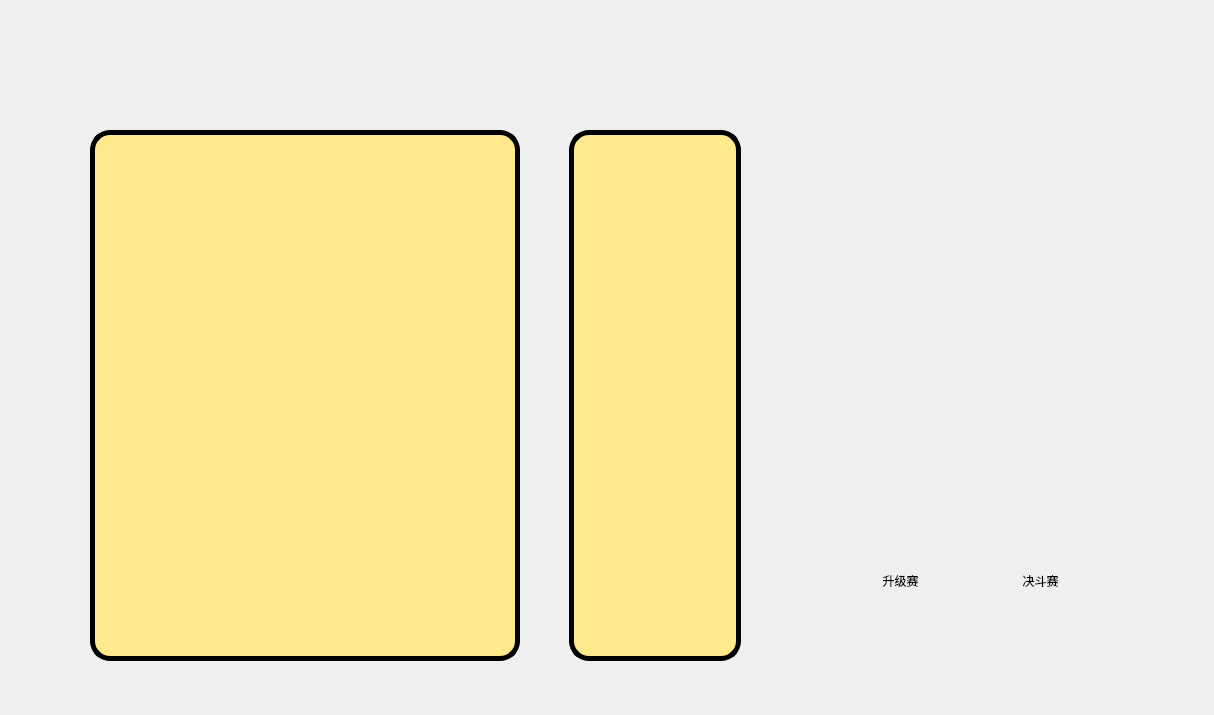
<?xml version="1.0" encoding="UTF-8"?>
<ui version="4.0">
 <class>FightWidget</class>
 <widget class="QWidget" name="FightWidget">
  <property name="geometry">
   <rect>
    <x>0</x>
    <y>0</y>
    <width>1214</width>
    <height>715</height>
   </rect>
  </property>
  <property name="windowTitle">
   <string>Form</string>
  </property>
  <widget class="QPushButton" name="returnButton">
   <property name="geometry">
    <rect>
     <x>30</x>
     <y>20</y>
     <width>89</width>
     <height>81</height>
    </rect>
   </property>
   <property name="focusPolicy">
    <enum>Qt::NoFocus</enum>
   </property>
   <property name="styleSheet">
    <string notr="true">border-image: url(:/return);</string>
   </property>
   <property name="text">
    <string/>
   </property>
   <property name="flat">
    <bool>true</bool>
   </property>
  </widget>
  <widget class="QWidget" name="horizontalLayoutWidget">
   <property name="geometry">
    <rect>
     <x>90</x>
     <y>130</y>
     <width>651</width>
     <height>531</height>
    </rect>
   </property>
   <layout class="QHBoxLayout" name="horizontalLayout" stretch="10,1,4">
    <item>
     <widget class="QScrollArea" name="bagListArea">
      <property name="styleSheet">
       <string notr="true">#bagListArea{
background-color: rgb(255, 233, 140);
border: 5px solid rgb(0,0,0);
border-radius : 20px;
padding: 5px;
}

QScrollBar:vertical
{
    width:8px;
    background:rgba(0,0,0,0%);
    margin:0px,0px,0px,0px;
    padding-top:9px;  
    padding-bottom:9px;
}
QScrollBar::handle:vertical
{
    width:8px;
    background:rgba(0,0,0,25%);
    border-radius:4px;  
    min-height:20;
}
QScrollBar::handle:vertical:hover
{
    width:8px;
    background:rgba(0,0,0,50%);   
    border-radius:4px;
    min-height:20;
}

QScrollBar::add-page:vertical,QScrollBar::sub-page:vertical  
{
    background:rgba(0,0,0,10%);
    border-radius:4px;
}
QScrollBar::add-line:vertical {
      border: 10px;
      background: none;
}

QScrollBar::sub-line:vertiacal {
      border: none;
      background: none;
}</string>
      </property>
      <property name="verticalScrollBarPolicy">
       <enum>Qt::ScrollBarAsNeeded</enum>
      </property>
      <property name="horizontalScrollBarPolicy">
       <enum>Qt::ScrollBarAlwaysOff</enum>
      </property>
      <property name="widgetResizable">
       <bool>true</bool>
      </property>
      <widget class="QWidget" name="bagWidget">
       <property name="geometry">
        <rect>
         <x>0</x>
         <y>0</y>
         <width>403</width>
         <height>509</height>
        </rect>
       </property>
       <property name="styleSheet">
        <string notr="true">#bagWidget{
background-color: rgb(255, 233, 140);
}</string>
       </property>
      </widget>
     </widget>
    </item>
    <item>
     <spacer name="horizontalSpacer">
      <property name="orientation">
       <enum>Qt::Horizontal</enum>
      </property>
      <property name="sizeHint" stdset="0">
       <size>
        <width>40</width>
        <height>20</height>
       </size>
      </property>
     </spacer>
    </item>
    <item>
     <widget class="QListWidget" name="listWidget">
      <property name="font">
       <font>
        <pointsize>12</pointsize>
        <weight>75</weight>
        <bold>true</bold>
       </font>
      </property>
      <property name="styleSheet">
       <string notr="true">#listWidget{
background-color: rgb(255, 233, 140);
border: 5px solid rgb(0,0,0);
border-radius : 20px;
padding: 5px;
}

QScrollBar:vertical
{
    width:8px;
    background:rgba(0,0,0,0%);
    margin:0px,0px,0px,0px;
    padding-top:9px;  
    padding-bottom:9px;
}
QScrollBar::handle:vertical
{
    width:8px;
    background:rgba(0,0,0,25%);
    border-radius:4px;  
    min-height:20;
}
QScrollBar::handle:vertical:hover
{
    width:8px;
    background:rgba(0,0,0,50%);   
    border-radius:4px;
    min-height:20;
}

QScrollBar::add-page:vertical,QScrollBar::sub-page:vertical  
{
    background:rgba(0,0,0,10%);
    border-radius:4px;
}
QScrollBar::add-line:vertical {
      border: 10px;
      background: none;
}

QScrollBar::sub-line:vertiacal {
      border: none;
      background: none;
}</string>
      </property>
      <property name="horizontalScrollBarPolicy">
       <enum>Qt::ScrollBarAlwaysOff</enum>
      </property>
      <property name="textElideMode">
       <enum>Qt::ElideMiddle</enum>
      </property>
     </widget>
    </item>
   </layout>
  </widget>
  <widget class="QPushButton" name="fightButton">
   <property name="geometry">
    <rect>
     <x>850</x>
     <y>530</y>
     <width>101</width>
     <height>101</height>
    </rect>
   </property>
   <property name="styleSheet">
    <string notr="true">border-image: url(:/begin1);</string>
   </property>
   <property name="text">
    <string>升级赛</string>
   </property>
   <property name="flat">
    <bool>true</bool>
   </property>
  </widget>
  <widget class="QPushButton" name="fightButton_2">
   <property name="geometry">
    <rect>
     <x>990</x>
     <y>530</y>
     <width>101</width>
     <height>101</height>
    </rect>
   </property>
   <property name="styleSheet">
    <string notr="true">border-image: url(:/begin2);</string>
   </property>
   <property name="text">
    <string>决斗赛</string>
   </property>
   <property name="flat">
    <bool>true</bool>
   </property>
  </widget>
 </widget>
 <resources/>
 <connections/>
</ui>
